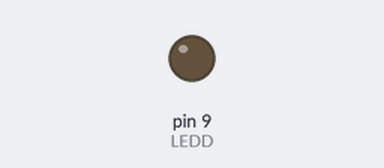
A sketch run on a simulated Arduino Uno, built with avr-gcc and run on an emulated ATmega328P. Parts: output pins drawn as LEDs (lit = HIGH).

Above: at 0.15 s.
At 39.84 s:
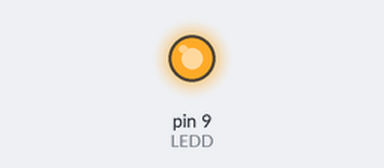
Timing chart, 0 to 40.0 s (numbered marks = the images above):
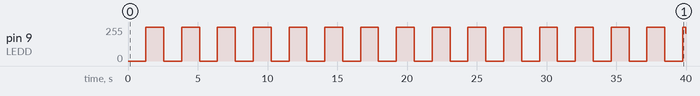

Measured:
- by itself, pin 9 (LEDD): 0/255 → 255/255 at 1.3 s, → 0/255 1.3 s later, → 255/255 1.3 s later, → 0/255 1.3 s later, … (32 changes in this stretch)

The sketch:

blink.ino
```cpp
//const int LED = 8;
const int LEDD = 9;


void setup() {
//Vamos setar o tipo de porta, se ele vai entrar ou vai sair dados.
//Para fazer o led piscar, precisamos fazer a saida

//Avisamos ao arduino que a porta do tipo 8 será de saida, ou seja, estamos enviando energia.
//pinMode(LED, OUTPUT);
pinMode(LEDD, OUTPUT);
}

void loop() {
  // Quando ligamos um circuito , ele está no loop infinito. Porque ele vai ficar fazendo a logica dele, ou seja, ta ligada, ou desligado? Vamos colocar a logica do que o arduino deve fazer
//  digitalWrite(LED, LOW);
//  delay(1000);
//  digitalWrite(LED, HIGH);
//  delay(1000);

  for(int i = 0; i <= 255; i++){
    analogWrite(LEDD, i);
    delay(5);
    }

    for(int i = 255; i >= 0; i--){
    analogWrite(LEDD, i);
    delay(5);
    }
}
```
